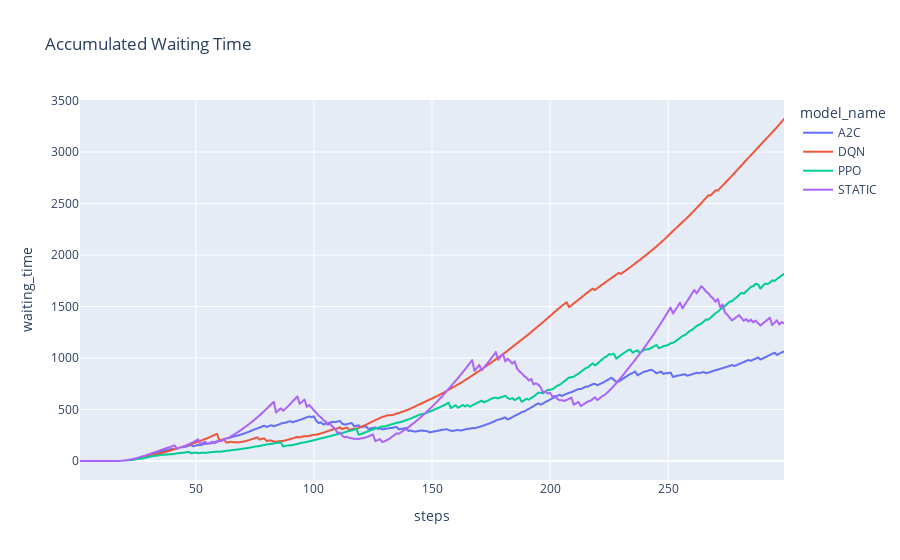

Write notebook code for a chart like this one.
### Markdown cell above
### Accumulated Waiting Time

### Code cell
fig = px.line(
    data_frame=average_eval_metrics,
    x='steps',
    y='waiting_time',
    color='model_name',
    title="Accumulated Waiting Time"
)

fig.show()

### Figure 1 — Plotly figure (JSON) as saved in the notebook; plotly's stock layout.template omitted (floating-point values rounded to 4 significant figures; data arrays with more than 128 entries replaced by an {"elided": "..."} marker saying what was removed)
{"data": [{"hovertemplate": "model_name=A2C<br>steps=%{x}<br>waiting_time=%{y}<extra></extra>", "legendgroup": "A2C", "line": {"color": "#636efa", "dash": "solid"}, "marker": {"symbol": "circle"}, "mode": "lines", "name": "A2C", "showlegend": true, "type": "scattergl", "x": {"elided": "299 int values"}, "xaxis": "x", "y": {"elided": "299 float values"}, "yaxis": "y"}, {"hovertemplate": "model_name=DQN<br>steps=%{x}<br>waiting_time=%{y}<extra></extra>", "legendgroup": "DQN", "line": {"color": "#EF553B", "dash": "solid"}, "marker": {"symbol": "circle"}, "mode": "lines", "name": "DQN", "showlegend": true, "type": "scattergl", "x": {"elided": "299 int values"}, "xaxis": "x", "y": {"elided": "299 float values"}, "yaxis": "y"}, {"hovertemplate": "model_name=PPO<br>steps=%{x}<br>waiting_time=%{y}<extra></extra>", "legendgroup": "PPO", "line": {"color": "#00cc96", "dash": "solid"}, "marker": {"symbol": "circle"}, "mode": "lines", "name": "PPO", "showlegend": true, "type": "scattergl", "x": {"elided": "299 int values"}, "xaxis": "x", "y": {"elided": "299 float values"}, "yaxis": "y"}, {"hovertemplate": "model_name=STATIC<br>steps=%{x}<br>waiting_time=%{y}<extra></extra>", "legendgroup": "STATIC", "line": {"color": "#ab63fa", "dash": "solid"}, "marker": {"symbol": "circle"}, "mode": "lines", "name": "STATIC", "showlegend": true, "type": "scattergl", "x": {"elided": "299 int values"}, "xaxis": "x", "y": {"elided": "299 int values"}, "yaxis": "y"}], "layout": {"legend": {"title": {"text": "model_name"}, "tracegroupgap": 0}, "title": {"text": "Accumulated Waiting Time"}, "xaxis": {"anchor": "y", "domain": [0, 1], "title": {"text": "steps"}}, "yaxis": {"anchor": "x", "domain": [0, 1], "title": {"text": "waiting_time"}}}}
